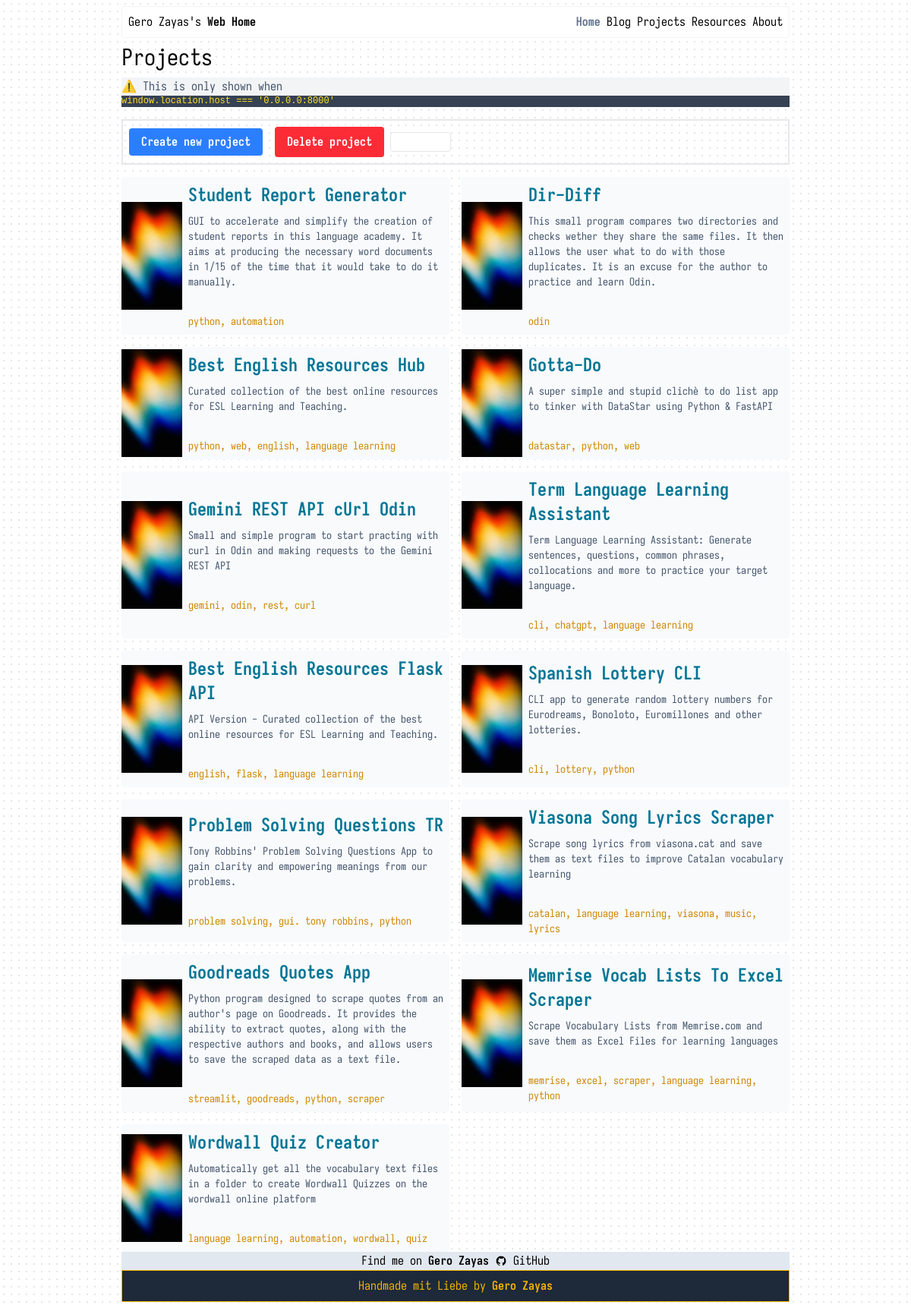
The app's page /projects with its own data.
### tables this page shows
CREATE TABLE projects (
    id INTEGER PRIMARY KEY,
    name TEXT NOT NULL,
    tags TEXT,
    link TEXT,
    description TEXT
);

### main.py (the view)
@app.get("/projects")
def projects(request: Request):
    dict_db_projects_entries = db.execute_query(
        db.SELECT_QUERY, table="projects", values={}
    )
    context = {
        "message": "hello world, this is about page",
        "projects": dict_db_projects_entries,
    }
    return templates.TemplateResponse(
        request=request, name="projects.html", context=context
    )

### templates/projects.html
{% extends "base.html" %} {% block title %} Projects {% endblock %} {% block
content %}
{% from "./jinja_components/project_card.html" import
project_card %}
<div class="mt-2 mb-2">
    <h1 class="text-3xl">Projects</h1>
</div>
{% include "create_delete_project.html" %}
<div class="">
    <div class="grid grid-cols-1 lg:grid-cols-2 gap-4">
        {% for project in projects %}
        {{project_card(project["link"], project["name"], project["tags"],
        "static/images/bruno-martins-ElUbmfsgvV0-unsplash.webp", project["description"])}}
        {% endfor %}
    </div>
</div>
{% endblock %}

### templates/base.html (shortened to what this page needs)
<!doctype html>
<html lang="en">
<head>
    <script src="https://cdn.jsdelivr.net/npm/@tailwindcss/browser@4"></script>
    <link rel="stylesheet" href="/static/style.css" />
    <link rel="stylesheet" href="/static/pygments.css" />
</head>
<body class="max-w-4xl mx-auto p-2 min-h-screen flex flex-col">
    <header class="p-2 flex justify-between border border-gray-100 rounded bg-white">
        <div class="" id="header-title-text">Gero Zayas's <span class="font-bold">Web Home</span></div>
        <nav class="normal-menu another-class">
            <a class="header-button font-bold text-slate-500 hover:bg-gray-200 hover:text-red-700" href="/">Home</a>
            <a class="header-button hover:bg-gray-200 hover:text-red-700" href="/blog">Blog</a>
            <a class="header-button hover:bg-gray-200 hover:text-red-700" href="/projects">Projects</a>
            <a class="header-button hover:bg-gray-200 hover:text-red-700" href="/resources">Resources</a>
            <a class="header-button hover:bg-gray-200 hover:text-red-700" href="/about">About</a>
        </nav>
    </header>
    <main class="flex-1">{% block content %} {% endblock %}</main>
    <footer class="w-full">
        <div class="">
            <a href="https://github.com/GeroZayas"
                class="gap-2 justify-center items-center text-center bg-slate-200 hover:bg-slate-300 flex">Find me on
                <span class="font-bold">Gero Zayas</span>
                <img class="w-4" src="/static/images/icons8-github-30.png" alt="" />GitHub</a>
        </div>
        <div class="gap-2 max-w-6xl mx-auto flex justify-center p-2 border bg-gray-800 text-yellow-500">
            Handmade mit Liebe by <b>Gero Zayas</b>
        </div>
    </footer>
</body>
</html>

### templates/jinja_components/project_card.html
{% macro project_card(link, title, tags, picture, description,
classes="items-center flex max-w-l overflow-hidden rounded bg-slate-50"
)%}
<div class="{{classes}}">
    <div class="w-20 shrink-0">
        <a target="_blank" href="{{link}}">
            <img src="{{picture}}" alt="Card image"
                class="object-cover object-center transition-transform duration-300 hover:scale-105" />
        </a>
    </div>
    <div class="md:p-2 p-2">
        <a target="_blank" href="{{link}}"
            class="lg:text-2xl font-bold text-md text-cyan-700 hover:text-cyan-900 hover:underline">
            {{title}}
        </a>
        <p class="mt-2 lg:text-sm text-xs text-slate-600">{{description}}</p>
        <br>
        <p class="mt-2 lg:text-sm text-xs text-yellow-600">{{tags}}</p>
    </div>
</div>
{% endmacro %}

### templates/jinja_components/create_delete_project.html (shortened to what this page needs)
<div data-signals="{isLocal: window.location.host === '0.0.0.0:8000'}">
    <p data-show="$isLocal" class="bg-gray-100 text-slate-600">⚠️ This is only shown when
    <pre data-show="$isLocal"
        class="text-xs bg-gray-700 text-yellow-300"><code>window.location.host === '0.0.0.0:8000'</code></pre>
    </p>
    <div data-show="$isLocal" class="w-auto mt-4 mb-4 items-center flex gap-4 p-2 border-2 border-gray-200">
        <div>
            <a class="bg-blue-500 hover:bg-blue-700 text-white font-bold lg:py-2 lg:px-4 rounded"
                href="/project-creator">Create
                new
                project</a>
        </div>
        <div>
            <button
                data-on:click="@post('/project-creator-delete-project/' + $projecttIdDelete); window.location.reload();"
                class="bg-red-500 hover:bg-red-700 text-white font-bold lg:py-2 lg:px-4 rounded">Delete project</button>
            <input class="bg-white border w-20 border-gray-200 rounded " data-bind:project-id-delete type="number">
        </div>
    </div>
</div>

### static/style.css (style rules this page uses)
:root { --primary: #202734; --secondary: #36415a; --tertiary: #f5b52e; --radius: 8px; --light-gray: #f8fafc; --mid-gray: #e2e8f0; min-width: 20rem; }
html { box-sizing: border-box; max-width: 100%; overflow-x: clip; }
*, *::before, *::after { box-sizing: inherit; }
body { overflow-x: clip; font-family: "Iosevka", monospace; background-color: white; background-image: radial-gradient(rgb(128 128 128 / 20%) 1px, transparent 1px); background-size: 10px 10px; }

### static/pygments.css (style rules this page uses)
pre { line-height: 125%; }

### records on screen
projects: name "Student Report Generator", description "GUI to accelerate and simplify the creation of student reports in this language academy. It aims at producing the necessary word documents in 1/15 of the time that it would take to do it manually.", tags "python, automation"
projects: name "Dir-Diff", description "This small program compares two directories and checks wether they share the same files. It then allows the user what to do with those duplicates. It is an excuse for the author to practice and learn Odin.", tags "odin"
projects: name "Best English Resources Hub", description "Curated collection of the best online resources for ESL Learning and Teaching.", tags "python, web, english, language learning"
projects: name "Gotta-Do", description "A super simple and stupid clichè to do list app to tinker with DataStar using Python & FastAPI", tags "datastar, python, web"
projects: name "Gemini REST API cUrl Odin", description "Small and simple program to start practing with curl in Odin and making requests to the Gemini REST API", tags "gemini, odin, rest, curl"
projects: name "Term Language Learning Assistant", description "Term Language Learning Assistant: Generate sentences, questions, common phrases, collocations and more to practice your target language.", tags "cli, chatgpt, language learning"
projects: name "Best English Resources Flask API", description "API Version - Curated collection of the best online resources for ESL Learning and Teaching.", tags "english, flask, language learning"
projects: name "Spanish Lottery CLI", description "CLI app to generate random lottery numbers for Eurodreams, Bonoloto, Euromillones and other lotteries.", tags "cli, lottery, python"
projects: name "Problem Solving Questions TR", description "Tony Robbins' Problem Solving Questions App to gain clarity and empowering meanings from our problems.", tags "problem solving, gui. tony robbins, python"
projects: name "Viasona Song Lyrics Scraper", description "Scrape song lyrics from viasona.cat and save them as text files to improve Catalan vocabulary learning", tags "catalan, language learning, viasona, music, lyrics"
projects: name "Goodreads Quotes App", description "Python program designed to scrape quotes from an author's page on Goodreads. It provides the ability to extract quotes, along with the respective authors and books, and allows users to save the scraped data as a text file.", tags "streamlit, goodreads, python, scraper"
projects: name "Memrise Vocab Lists To Excel Scraper", description "Scrape Vocabulary Lists from Memrise.com and save them as Excel Files for learning languages", tags "memrise, excel, scraper, language learning, python"
projects: name "Wordwall Quiz Creator", description "Automatically get all the vocabulary text files in a folder to create Wordwall Quizzes on the wordwall online platform", tags "language learning, automation, wordwall, quiz"
